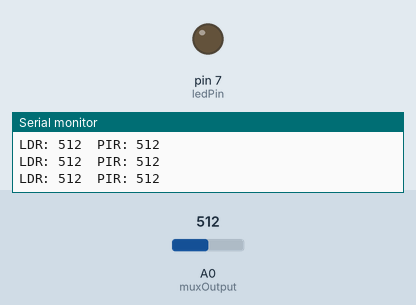
Bench run of a sketch on a simulated Arduino Uno, built with avr-gcc and run on an emulated ATmega328P. On the bench: output pins drawn as LEDs (lit = HIGH), the last lines printed to the serial monitor. The inputs (shaded band) are chosen by the test bench; at power-on: A0 (muxOutput) = 512. Pins used as bus, display or sensor lines are not drawn.

Above: at 1.2 s.
1.3 s: A0 (muxOutput) set to 490
At 2.6 s:
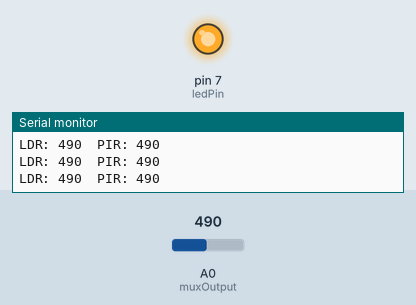
2.9 s: A0 (muxOutput) set to 510
At 4.1 s:
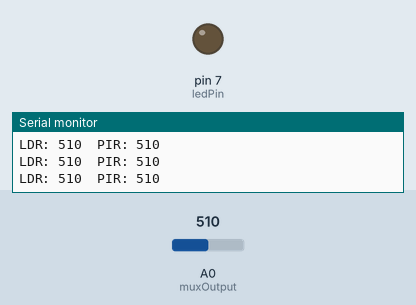
4.4 s: A0 (muxOutput) set to 306
At 5.7 s:
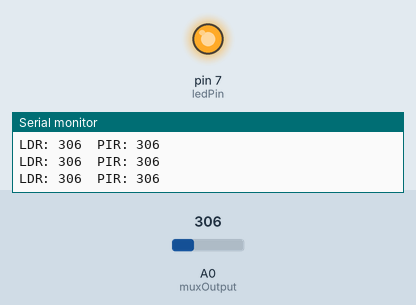
Timing chart, 0 to 7.4 s (numbered marks = the images above; inputs shaded):
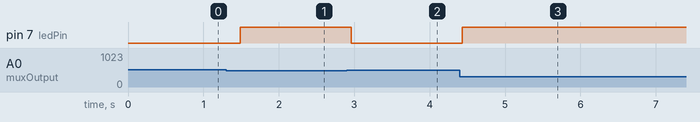

The sketch:

Automatic_room_sensor_1.ino
```cpp
// MUX Select pins
const int S0 = 2;
const int S1 = 3;

// MUX Output pin
const int muxOutput = A0;

// LED pin
const int ledPin = 7;

// Thresholds
const int lightThreshold = 500;  // Adjust as needed (0-1023)
const int motionThreshold =100; // PIR HIGH gives near 1023 (digital HIGH ≈ 1023)

void setup() {
  pinMode(S0, OUTPUT);
  pinMode(S1, OUTPUT);
  pinMode(ledPin, OUTPUT);
  Serial.begin(9600);
}

int readMuxChannel(int channel) {
  // channel: 0 = D0a (LDR), 1 = D1a (PIR)
  digitalWrite(S0, channel & 0x01);
  digitalWrite(S1, (channel >> 1) & 0x01);
  delay(5);  // Short delay for MUX to settle
  return analogRead(muxOutput);
}

void loop() {
  int ldrValue = readMuxChannel(0); // Read from D0a
  int pirValue = readMuxChannel(1); // Read from D1a

  Serial.print("LDR: ");
  Serial.print(ldrValue);
  Serial.print("  PIR: ");
  Serial.println(pirValue);

  // Light turns on only if room is dark AND motion is detected
  if (ldrValue < lightThreshold && pirValue > motionThreshold) {
    digitalWrite(ledPin, HIGH);
  } else {
    digitalWrite(ledPin, LOW);
  }

  delay(200);  // Adjust for responsiveness
}
```

Measured:
- the behaviour switches between 500 and 499 on A0 (muxOutput) (found by bisection; images 0 and 1)
- after the input at 1.3 s, pin 7 (ledPin): LOW → HIGH after 0.19 s
- after the input at 2.9 s, pin 7 (ledPin): HIGH → LOW after 0.06 s
- after the input at 4.4 s, pin 7 (ledPin): LOW → HIGH at once
